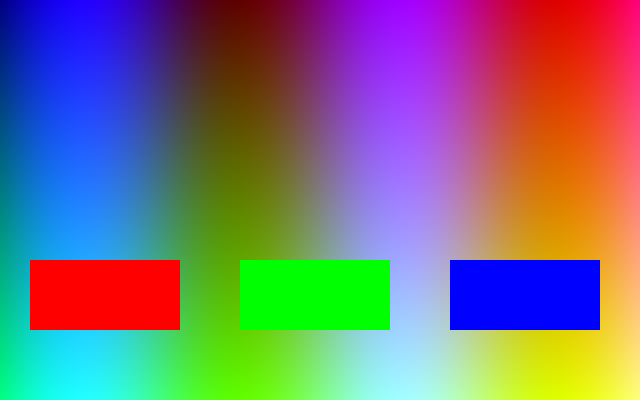
#> input picture lab2/sample.png, 640 x 400 px
$ python task2.py
#> lines starting #> are read from the running program, lines starting #| are printed output that depends on the picture
#> in main, source is the input picture: PIL image 640x400 RGB; mean R, G, B 122.5, 114.8, 122.2
import argparse
from pathlib import Path

import numpy as np
from PIL import Image, ImageOps
import matplotlib.pyplot as plt


def split_channels(image):
    channels = []
    for index in range(3):
        channel = np.zeros_like(image)
        channel[:, :, index] = image[:, :, index]
        channels.append(channel)
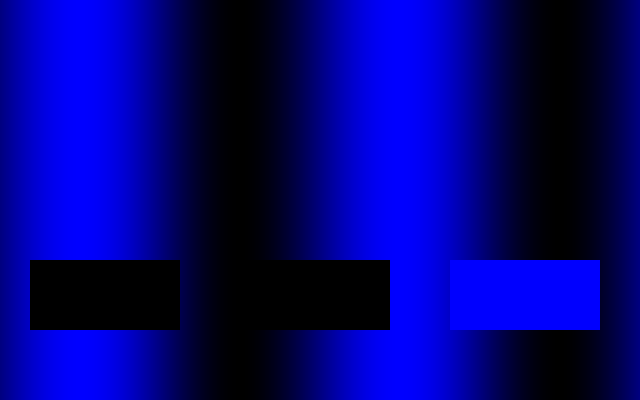
#> channel: shape (400, 640, 3); mean R, G, B 0, 0, 122.2
#> after the loop, channels = 3 items
    return channels


def main():
    base = Path(__file__).resolve().parent
    parser = argparse.ArgumentParser(description="Каналы RGB и их гистограммы")
    parser.add_argument("image", nargs="?", type=Path, default=base / "sample.png")
    args = parser.parse_args()
    try:
        with Image.open(args.image) as source:
            image = np.array(ImageOps.exif_transpose(source).convert("RGB"))
    except (OSError, ValueError) as error:
        parser.error(f"Не удалось открыть изображение: {error}")

    result_dir = base / "results" / "task2"
    result_dir.mkdir(parents=True, exist_ok=True)
    channels = split_channels(image)
#> channels = 3 items
    figure, plots = plt.subplots(2, 3, figsize=(13, 8))
    for i, (name, color) in enumerate(zip("RGB", ["red", "green", "blue"])):
        Image.fromarray(channels[i]).save(result_dir / f"channel_{name}.png")
        plots[0, i].imshow(channels[i])
        plots[0, i].set_title(f"Канал {name}")
        plots[0, i].axis("off")
        # Считаем только значения выбранного канала.
        counts = np.bincount(image[:, :, i].ravel(), minlength=256)
        plots[1, i].bar(np.arange(256), counts, color=color, width=1)
        plots[1, i].set(title=f"Гистограмма {name}", xlabel="Интенсивность",
                        ylabel="Число пикселей", xlim=(0, 255))
#> this loop made 3 passes
#> pass 1, in main, `Image.fromarray(channels[i]).save(result_dir / f"channel_{name}.png")`:
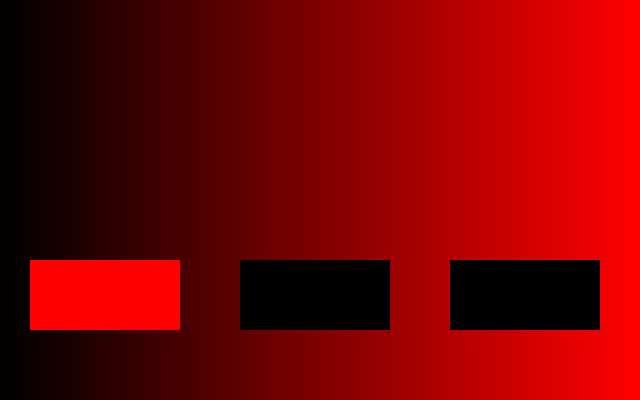
#> saved as channel_R.png: PIL image 640x400 RGB; mean R, G, B 122.5, 0, 0
#> pass 2, in main, `Image.fromarray(channels[i]).save(result_dir / f"channel_{name}.png")`:
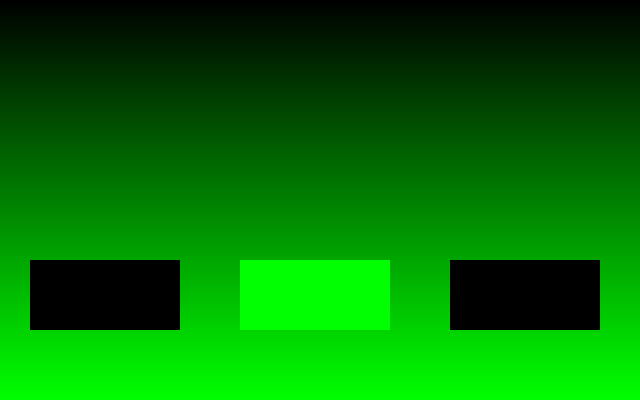
#> saved as channel_G.png: PIL image 640x400 RGB; mean R, G, B 0, 114.8, 0

    figure.tight_layout()
    figure.savefig(result_dir / "channels.png", dpi=150)
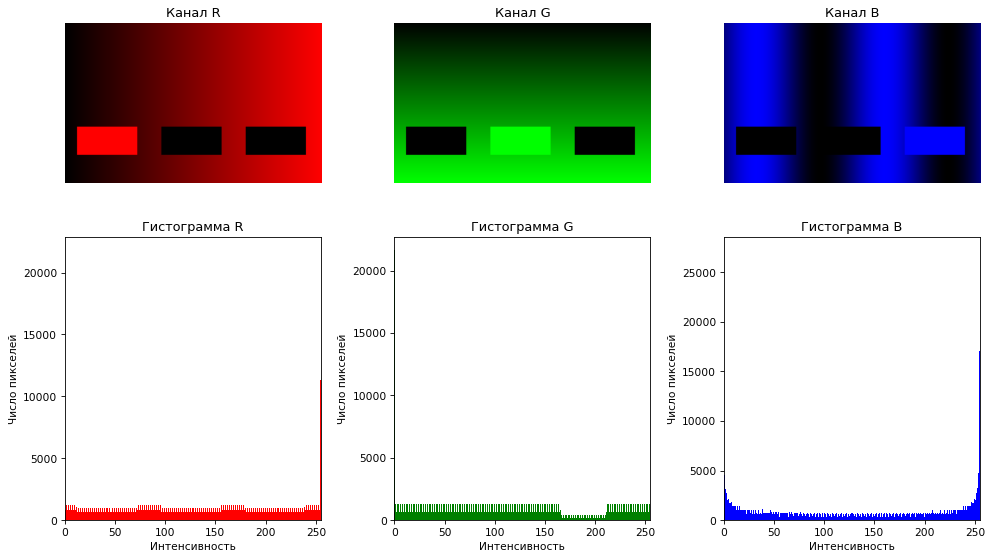
#> figure drawn by matplotlib, 6 panels; panel 4: tallest bar 21800 high, from x = -0.5 to 0.5; panel 5: tallest bar 21640 high, from x = -0.5 to 0.5; panel 6: tallest bar 27220 high, from x = -0.5 to 0.5
    print(f"Результаты: {result_dir}")
    plt.show()


if __name__ == "__main__":
    main()
